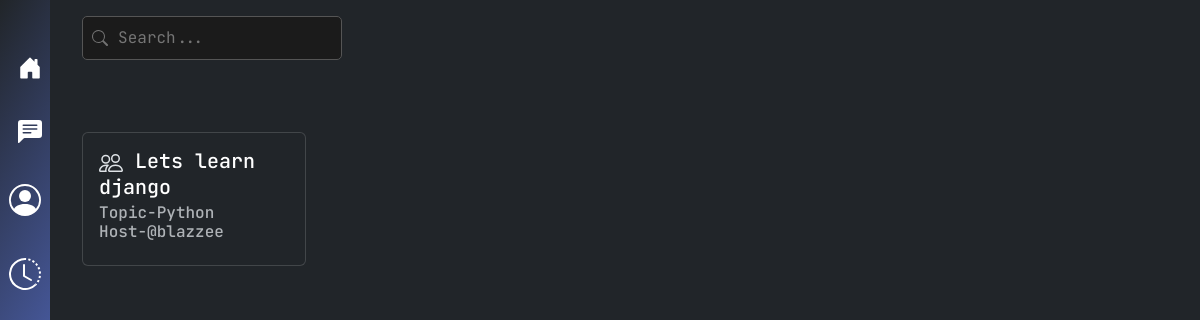
Before: / with the older database file.
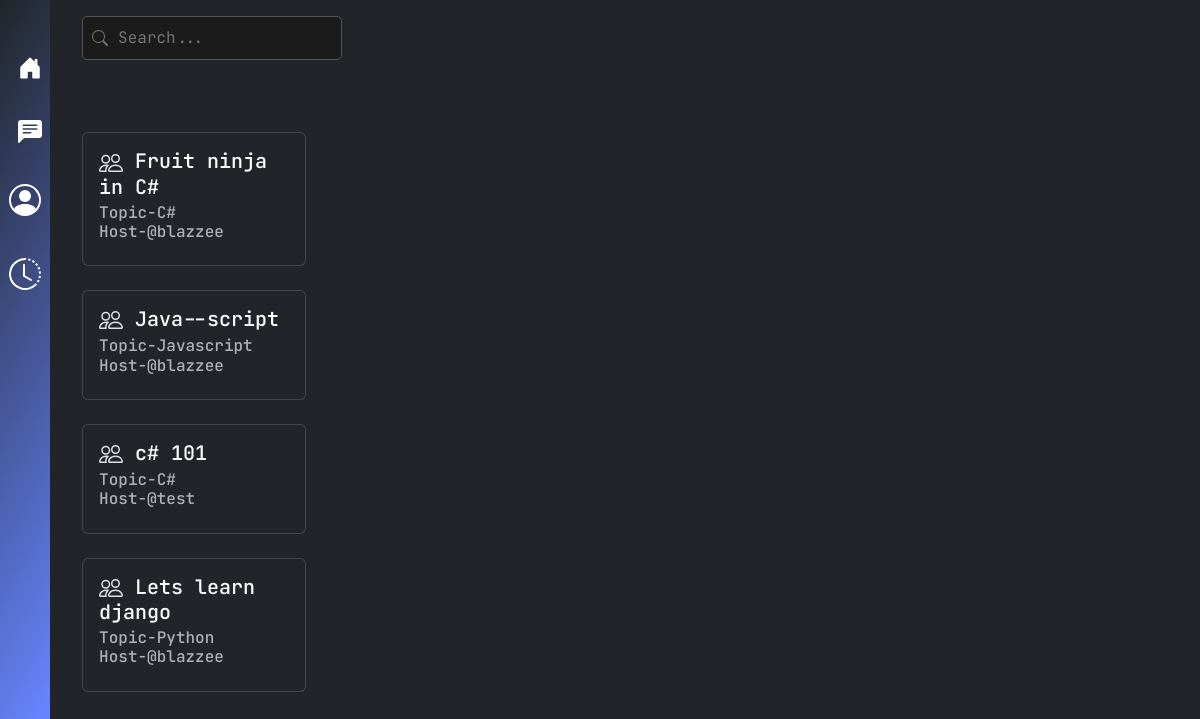
After: the same page with the newer database file.
### base/models.py (models this page shows, shortened)
class Room(Model):
    host=models.ForeignKey(User, on_delete=models.SET_NULL, null= True )
    topic = models.ForeignKey(Topic, on_delete=models.SET_NULL, null=True)
    name = models.CharField(max_length=200)
    description= models.TextField(null=True, blank=True)
    updated = models.DateTimeField(auto_now=True)
    created = models.DateTimeField(auto_now=True)
    class Meta:
        ordering = ['-updated', '-created', ]

class Topic(Model):
    name = models.CharField(max_length=200, blank=False, null= False)
    def __str__(self):
        return self.name

class User(AbstractUser):
    name = models.CharField(max_length=200, null=True)
    bio = models.TextField(blank=True, null=True)
    avatar = models.ImageField(default='default.png', upload_to='avatars/')
    email = models.EmailField(max_length=100, unique=True)
    USERNAME_FIELD = 'email'
    REQUIRED_FIELDS = []

### base/views.py (the view)
# urls.py: path('', views.home , name='home'),
def home(request):
    context = None
    context = {'rooms':rooms}
    return render(request, 'base/index.html', context)

### base/templates/base/index.html (shortened to what this page needs)
{% extends 'layout.html' %} {% block content %}
<div class="searchbar mx-4 mt-3 mb-5">
    <label for="search" class="icon-label">
        <svg
            xmlns="http://www.w3.org/2000/svg"
            width="16"
            height="16"
            fill="currentColor"
            class="bi bi-search"
            viewBox="0 0 16 16"
        >
            <path
                d="M11.742 10.344a6.5 6.5 0 1 0-1.397 1.398h-.001q.044.06.098.115l3.85 3.85a1 1 0 0 0 1.415-1.414l-3.85-3.85a1 1 0 0 0-.115-.1zM12 6.5a5.5 5.5 0 1 1-11 0 5.5 5.5 0 0 1 11 0"
            />
        </svg>
    </label>
    <form action="" method="POST" name="searchForm" class="search">
        <input
            class="search"
            id="search"
            type="search"
            placeholder="Search..."
        />
    </form>
</div>
<div class="room-list">
    {% for room in rooms %}
    <div class="card mb-4 mx-4 my-4" style="width: 14rem">
        <div class="card-body">
            <h5 class="card-title">
                <a href="{% url 'room' room.id %}">{{room.name}}</a>
            </h5>
            <h6 class="card-subtitle mb-2 text-body-secondary">
                Topic-{{room.topic}} <br />Host-@{{room.host.name}}
            </h6>
        </div>
    </div>
    {% endfor %}
</div>
{% endblock content %}

Changed rows visible on the page:
added Room: name "Fruit ninja in C#", topic "C#", host.name "blazzee"
added Room: name "Java--script", topic "Javascript", host.name "blazzee"
added Room: name "c# 101", topic "C#", host.name "test"
